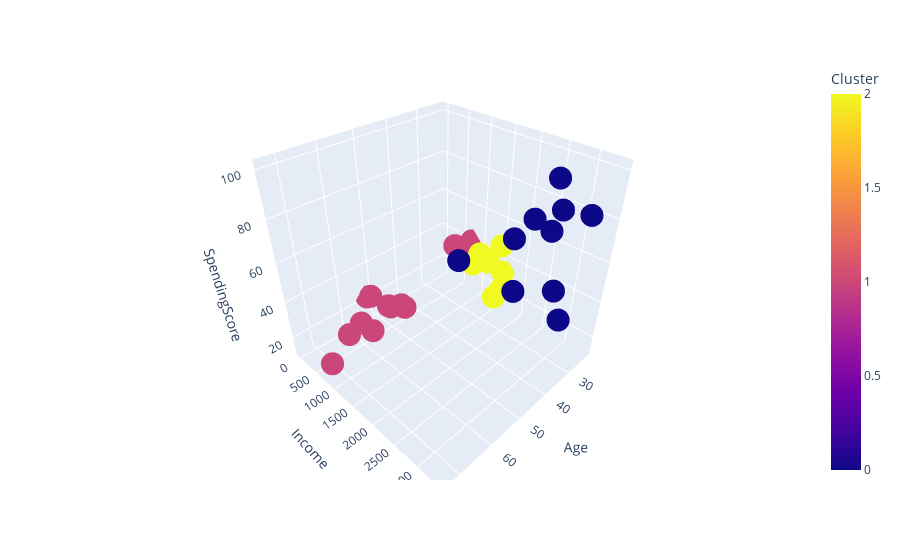

The notebook cell this image was saved under:
### Markdown cell above
As a final step, let's visualize the dataset in 3D and color the each point according to their cluster.

### Code cell
fig = px.scatter_3d(df, x='Age', y='Income', z='SpendingScore', color='Cluster')

fig.show()

### Figure 1 — Plotly figure (JSON) as saved in the notebook; plotly's stock layout.template omitted (floating-point values rounded to 4 significant figures)
{"data": [{"hovertemplate": "Age=%{x}<br>Income=%{y}<br>SpendingScore=%{z}<br>Cluster=%{marker.color}<extra></extra>", "legendgroup": "", "marker": {"color": [2, 2, 1, 2, 1, 2, 2, 2, 2, 1, 0, 0, 0, 0, 0, 0, 0, 0, 0, 0, 1, 1, 1, 1, 1, 1, 1, 1, 1, 1], "coloraxis": "coloraxis", "symbol": "circle"}, "mode": "markers", "name": "", "scene": "scene", "showlegend": false, "type": "scatter3d", "x": [25.87, 29.88, 22.15, 24.84, 27.4, 23.14, 22.82, 27.41, 28.66, 22.88, 29.82, 41.34, 34.11, 35.19, 58.81, 39.42, 35.37, 42.71, 37.41, 29.97, 66.27, 46.41, 57.55, 43.19, 52.31, 62.03, 50.64, 52.32, 73.4, 50.64], "y": [1178.0, 1249.0, 753.1, 1336.0, 635.9, 1529.0, 1587.0, 1800.0, 1707.0, 861.3, 3356.0, 3391.0, 3075.0, 3003.0, 2690.0, 2631.0, 2375.0, 3290.0, 3394.0, 2461.0, 728.3, 591.9, 568.1, 223.2, -19.73, 684.5, 469.7, 105.7, 877.6, 538.1], "z": [40.64, 39.05, 40.33, 37.03, 40.2, 47.22, 32.52, 29.65, 24.77, 36.51, 86.67, 64.17, 88.87, 101.1, 83.09, 51.41, 69.95, 88.85, 46.43, 75.92, 26.42, 19.43, 16.31, 12.25, 22.55, 27.66, 22.79, 24.82, 20.52, 23.1]}], "layout": {"coloraxis": {"colorbar": {"title": {"text": "Cluster"}}, "colorscale": [[0, "#0d0887"], [0.1111, "#46039f"], [0.2222, "#7201a8"], [0.3333, "#9c179e"], [0.4444, "#bd3786"], [0.5556, "#d8576b"], [0.6667, "#ed7953"], [0.7778, "#fb9f3a"], [0.8889, "#fdca26"], [1, "#f0f921"]]}, "legend": {"tracegroupgap": 0}, "margin": {"t": 60}, "scene": {"domain": {"x": [0, 1], "y": [0, 1]}, "xaxis": {"title": {"text": "Age"}}, "yaxis": {"title": {"text": "Income"}}, "zaxis": {"title": {"text": "SpendingScore"}}}}}
